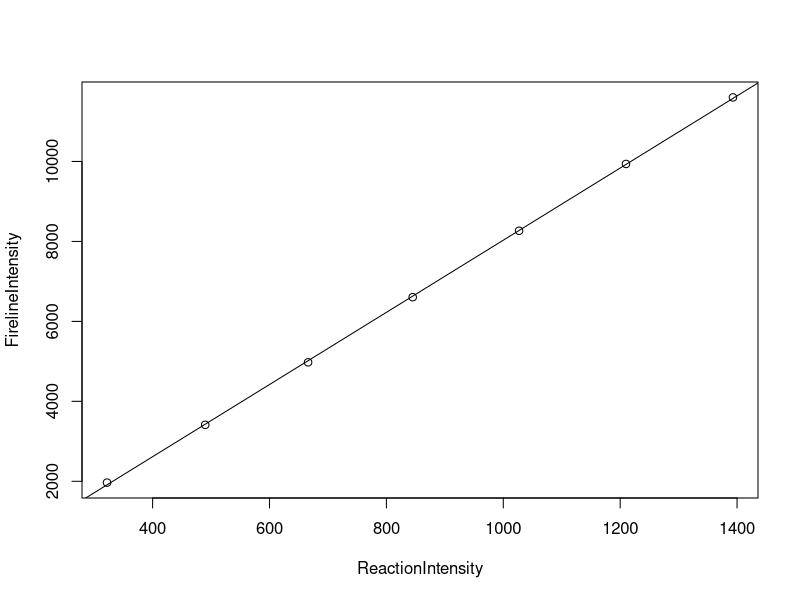

The R script that drew this image: (Note: this script raises an error after producing the figure.)
library(reshape)
library(lattice)

BEHAVE <- read.csv("Data/OutputsFromBehave_KNP.csv")
BEHAVE[7,3] <- 11602

names(BEHAVE) <- c("FuelLoad","ROS","FirelineIntensity","FlameLength","ReactionIntensity","ResidenceTime")

BEHAVE$ResidenceTime <- BEHAVE$ResidenceTime * 60

#BEHAVE <- melt(BEHAVE)
#names(BEHAVE) <- "F"

plot(FirelineIntensity ~ ReactionIntensity,BEHAVE)
Intensity_LM <- lm(FirelineIntensity ~ ReactionIntensity,BEHAVE)
abline(Intensity_LM)

qplot(data=BEHAVE, x=ResidenceTime,y=FirelineIntensity,fill=FuelLoad)

residenceTimePlot <- ggplot(data=BEHAVE,aes(x=ResidenceTime,y=FirelineIntensity,size=ROS,color=FuelLoad))
residenceTimePlot+
  myTheme+
  scale_color_continuous(high="red",low="green")+
  geom_point()
